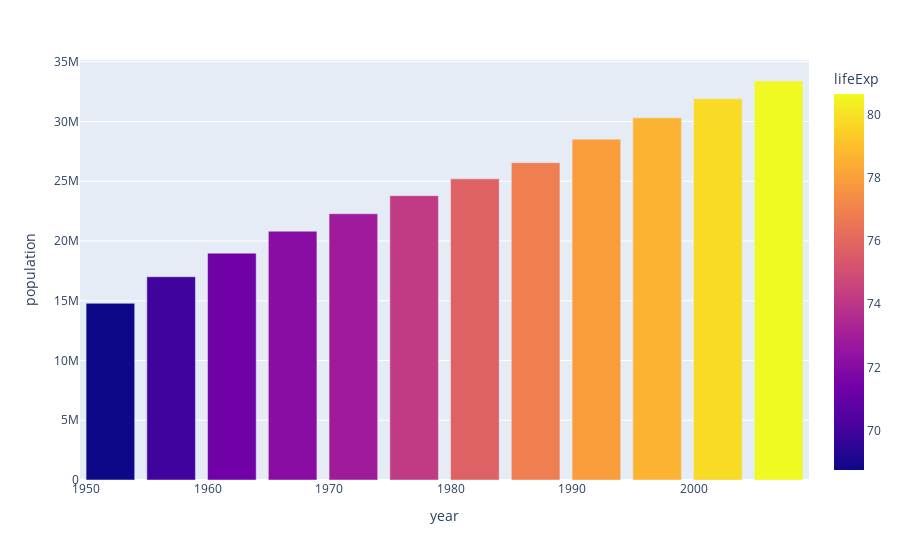

Notebook code cell kept with this figure:
### Code cell
fig = px.bar(data_canada, x='year', y='pop', hover_data=['lifeExp', 'gdpPercap'], color='lifeExp', labels={'pop':'population'})
fig.show()

### Figure 1 — Plotly figure (JSON) as saved in the notebook; plotly's stock layout.template omitted (floating-point values rounded to 4 significant figures)
{"data": [{"alignmentgroup": "True", "customdata": [[68.75, 11370.0], [69.96, 12490.0], [71.3, 13460.0], [72.13, 16080.0], [72.88, 18970.0], [74.21, 22090.0], [75.76, 22900.0], [76.86, 26630.0], [77.95, 26340.0], [78.61, 28950.0], [79.77, 33330.0], [80.65, 36320.0]], "hovertemplate": "year=%{x}<br>population=%{y}<br>lifeExp=%{marker.color}<br>gdpPercap=%{customdata[1]}<extra></extra>", "legendgroup": "", "marker": {"color": [68.75, 69.96, 71.3, 72.13, 72.88, 74.21, 75.76, 76.86, 77.95, 78.61, 79.77, 80.65], "coloraxis": "coloraxis", "pattern": {"shape": ""}}, "name": "", "offsetgroup": "", "orientation": "v", "showlegend": false, "textposition": "auto", "type": "bar", "x": [1952, 1957, 1962, 1967, 1972, 1977, 1982, 1987, 1992, 1997, 2002, 2007], "xaxis": "x", "y": [14785584, 17010154, 18985849, 20819767, 22284500, 23796400, 25201900, 26549700, 28523502, 30305843, 31902268, 33390141], "yaxis": "y"}], "layout": {"autosize": true, "barmode": "relative", "coloraxis": {"colorbar": {"title": {"text": "lifeExp"}}, "colorscale": [[0, "#0d0887"], [0.1111, "#46039f"], [0.2222, "#7201a8"], [0.3333, "#9c179e"], [0.4444, "#bd3786"], [0.5556, "#d8576b"], [0.6667, "#ed7953"], [0.7778, "#fb9f3a"], [0.8889, "#fdca26"], [1, "#f0f921"]]}, "legend": {"tracegroupgap": 0}, "margin": {"t": 60}, "xaxis": {"anchor": "y", "autorange": true, "domain": [0, 1], "range": [1950.0, 2010.0], "title": {"text": "year"}, "type": "linear"}, "yaxis": {"anchor": "x", "autorange": true, "domain": [0, 1], "range": [0, 35150000.0], "title": {"text": "population"}, "type": "linear"}}}
